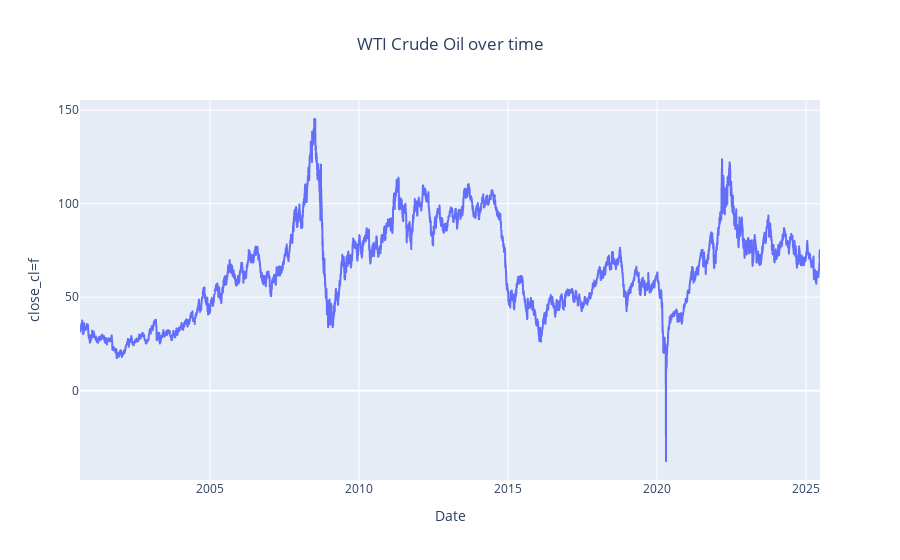

The cell this chart's notebook holds for it:
### Code cell
# Flatten column names
crude_oil.columns = [f"{col[0].lower()}_{col[1].lower()}" for col in crude_oil.columns]

# Plot using the flattened name
fig = px.line(
    crude_oil,
    x=crude_oil.index,
    y='close_cl=f',
    title='WTI Crude Oil over time'
)
fig.update_layout(title_x=0.5)
fig.show()

### Figure 1 — Plotly figure (JSON) as saved in the notebook; plotly's stock layout.template omitted (floating-point values rounded to 4 significant figures; data arrays with more than 128 entries replaced by an {"elided": "..."} marker saying what was removed)
{"data": [{"hovertemplate": "Date=%{x}<br>close_cl=f=%{y}<extra></extra>", "legendgroup": "", "line": {"color": "#636efa", "dash": "solid"}, "marker": {"symbol": "circle"}, "mode": "lines", "name": "", "showlegend": false, "type": "scattergl", "x": {"elided": "6232 str values"}, "xaxis": "x", "y": {"elided": "6232 float values"}, "yaxis": "y"}], "layout": {"legend": {"tracegroupgap": 0}, "title": {"text": "WTI Crude Oil over time", "x": 0.5}, "xaxis": {"anchor": "y", "domain": [0, 1], "title": {"text": "Date"}}, "yaxis": {"anchor": "x", "domain": [0, 1], "title": {"text": "close_cl=f"}}}}
